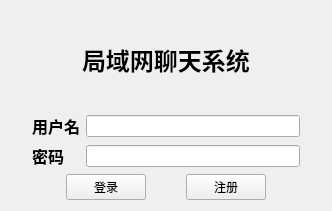
<?xml version="1.0" encoding="UTF-8"?>
<ui version="4.0">
 <class>Login</class>
 <widget class="QWidget" name="Login">
  <property name="geometry">
   <rect>
    <x>0</x>
    <y>0</y>
    <width>332</width>
    <height>211</height>
   </rect>
  </property>
  <property name="windowTitle">
   <string>Form</string>
  </property>
  <layout class="QHBoxLayout" name="horizontalLayout_4">
   <item>
    <spacer name="horizontalSpacer_6">
     <property name="orientation">
      <enum>Qt::Horizontal</enum>
     </property>
     <property name="sizeHint" stdset="0">
      <size>
       <width>40</width>
       <height>20</height>
      </size>
     </property>
    </spacer>
   </item>
   <item>
    <layout class="QHBoxLayout" name="horizontalLayout_3">
     <item>
      <layout class="QVBoxLayout" name="verticalLayout_2">
       <item>
        <layout class="QVBoxLayout" name="verticalLayout">
         <item>
          <layout class="QHBoxLayout" name="horizontalLayout_2">
           <item>
            <spacer name="horizontalSpacer_4">
             <property name="orientation">
              <enum>Qt::Horizontal</enum>
             </property>
             <property name="sizeHint" stdset="0">
              <size>
               <width>40</width>
               <height>20</height>
              </size>
             </property>
            </spacer>
           </item>
           <item>
            <widget class="QLabel" name="label">
             <property name="font">
              <font>
               <pointsize>18</pointsize>
               <weight>75</weight>
               <bold>true</bold>
              </font>
             </property>
             <property name="text">
              <string>局域网聊天系统</string>
             </property>
            </widget>
           </item>
           <item>
            <spacer name="horizontalSpacer_5">
             <property name="orientation">
              <enum>Qt::Horizontal</enum>
             </property>
             <property name="sizeHint" stdset="0">
              <size>
               <width>40</width>
               <height>20</height>
              </size>
             </property>
            </spacer>
           </item>
          </layout>
         </item>
         <item>
          <layout class="QGridLayout" name="gridLayout">
           <item row="1" column="0">
            <widget class="QLabel" name="label_3">
             <property name="font">
              <font>
               <pointsize>12</pointsize>
               <weight>75</weight>
               <bold>true</bold>
              </font>
             </property>
             <property name="text">
              <string>密码</string>
             </property>
            </widget>
           </item>
           <item row="1" column="1">
            <widget class="QLineEdit" name="lePasswd">
             <property name="autoFillBackground">
              <bool>false</bool>
             </property>
             <property name="inputMask">
              <string comment="*"/>
             </property>
             <property name="text">
              <string/>
             </property>
             <property name="echoMode">
              <enum>QLineEdit::Password</enum>
             </property>
            </widget>
           </item>
           <item row="0" column="0">
            <widget class="QLabel" name="label_2">
             <property name="font">
              <font>
               <pointsize>12</pointsize>
               <weight>75</weight>
               <bold>true</bold>
              </font>
             </property>
             <property name="text">
              <string>用户名</string>
             </property>
            </widget>
           </item>
           <item row="0" column="1">
            <widget class="QLineEdit" name="leUsername"/>
           </item>
          </layout>
         </item>
         <item>
          <layout class="QHBoxLayout" name="horizontalLayout">
           <item>
            <spacer name="horizontalSpacer_2">
             <property name="orientation">
              <enum>Qt::Horizontal</enum>
             </property>
             <property name="sizeHint" stdset="0">
              <size>
               <width>40</width>
               <height>20</height>
              </size>
             </property>
            </spacer>
           </item>
           <item>
            <widget class="QPushButton" name="btnLogin">
             <property name="text">
              <string>登录</string>
             </property>
            </widget>
           </item>
           <item>
            <spacer name="horizontalSpacer">
             <property name="orientation">
              <enum>Qt::Horizontal</enum>
             </property>
             <property name="sizeHint" stdset="0">
              <size>
               <width>40</width>
               <height>20</height>
              </size>
             </property>
            </spacer>
           </item>
           <item>
            <widget class="QPushButton" name="btnRegister">
             <property name="text">
              <string>注册</string>
             </property>
            </widget>
           </item>
           <item>
            <spacer name="horizontalSpacer_3">
             <property name="orientation">
              <enum>Qt::Horizontal</enum>
             </property>
             <property name="sizeHint" stdset="0">
              <size>
               <width>40</width>
               <height>20</height>
              </size>
             </property>
            </spacer>
           </item>
          </layout>
         </item>
        </layout>
       </item>
      </layout>
     </item>
    </layout>
   </item>
   <item>
    <spacer name="horizontalSpacer_7">
     <property name="orientation">
      <enum>Qt::Horizontal</enum>
     </property>
     <property name="sizeHint" stdset="0">
      <size>
       <width>40</width>
       <height>20</height>
      </size>
     </property>
    </spacer>
   </item>
  </layout>
 </widget>
 <resources/>
 <connections/>
</ui>
